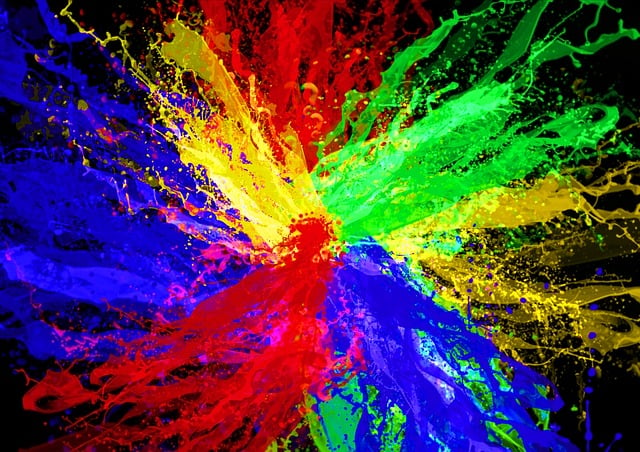
#> input picture Q1_image/rgb.jpg, 640 x 452 px, found by its file name
$ python test_1.3.py   (older library calls are emulated)
#> lines starting #> are read from the running program, lines starting #| are printed output that depends on the picture; after the words box and inside, x2 and y2 are one past the last pixel; in counts of white or black regions, pixels touching at a corner belong together
### functions.py
import cv2
import numpy as np

# ========== Question 1 ========== #
# [30 lines left out: functions color_separation1_1, color_transformation1_2, not called in this run]

def color_extraction1_3(img_path):
    # 1. Read image
#> called with img_path = 'D:\\2025FallOpengCVDL\\Q1_image\\rgb.jpg'
    image = cv2.imread(img_path)
#> image is the input picture: shape (452, 640, 3); mean B, G, R 68.8, 60.7, 79.9
    if image is None:
        print("Error: Cannot load image.")
        return None, None, None
    # 2. Convert from BGR to HSV
    hsv_image = cv2.cvtColor(image, cv2.COLOR_BGR2HSV)
#> hsv_image: shape (452, 640, 3); mean H, S, V 83.7, 225.2, 143.5
    # 3. Define yellow-green HSV range
    lower_bound = np.array([18, 0, 25])
    upper_bound = np.array([85, 255, 255])
    # 4. Create mask for yellow-green range
    mask = cv2.inRange(hsv_image, lower_bound, upper_bound)
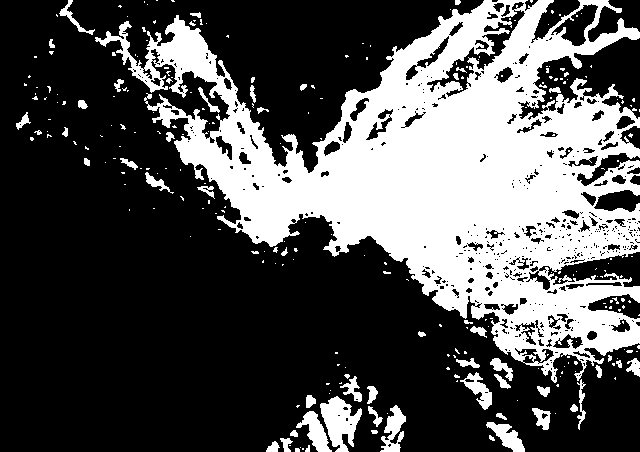
#> mask: shape (452, 640); 32.3% white; 265 white regions (211 under 20 px), largest, box (x1, y1, x2, y2) and area: (95, 0, 640, 383) 84914, (320, 396, 362, 452) 1313, (296, 411, 332, 452) 639
    # 5. Invert the mask
    mask_inverse = cv2.bitwise_not(mask)
    # 6. Remove yellow-green parts using mask_inverse
    extracted_image = cv2.bitwise_and(image, image, mask=mask_inverse)
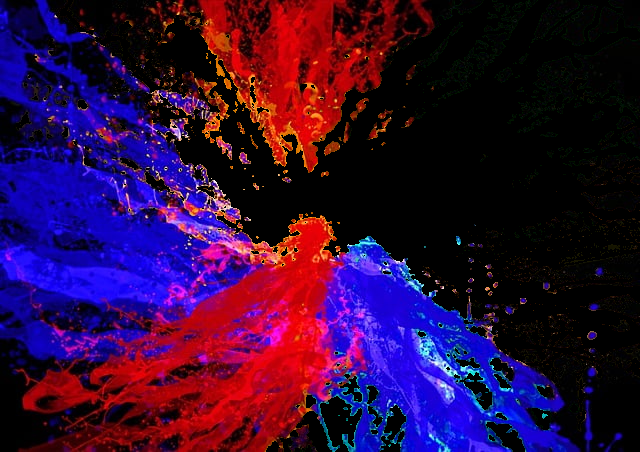
#> extracted_image: shape (452, 640, 3); mean B, G, R 57.8, 9.6, 48.3

    return mask, mask_inverse, extracted_image

# ========== Question 2 ========== #
# [222 lines left out: functions gaussian_blur2_1, bilateral_filter2_2, median_filter2_3, sobel_x3_1, sobel_y3_2, sobel_combination_and_threshold3_3 and 1 more, not called in this run]

# ========== Question 4 ========== #

### test_1.3.py
from functions import color_extraction1_3
import cv2

img_path = r"D:\2025FallOpengCVDL\Q1_image\rgb.jpg"

mask, mask_inverse, extracted_image = color_extraction1_3(img_path)

cv2.imshow("Mask (Yellow-Green)", mask)
cv2.imshow("Inversed Mask", mask_inverse)
cv2.imshow("Extracted Image", extracted_image)

cv2.waitKey(0)
cv2.destroyAllWindows()
